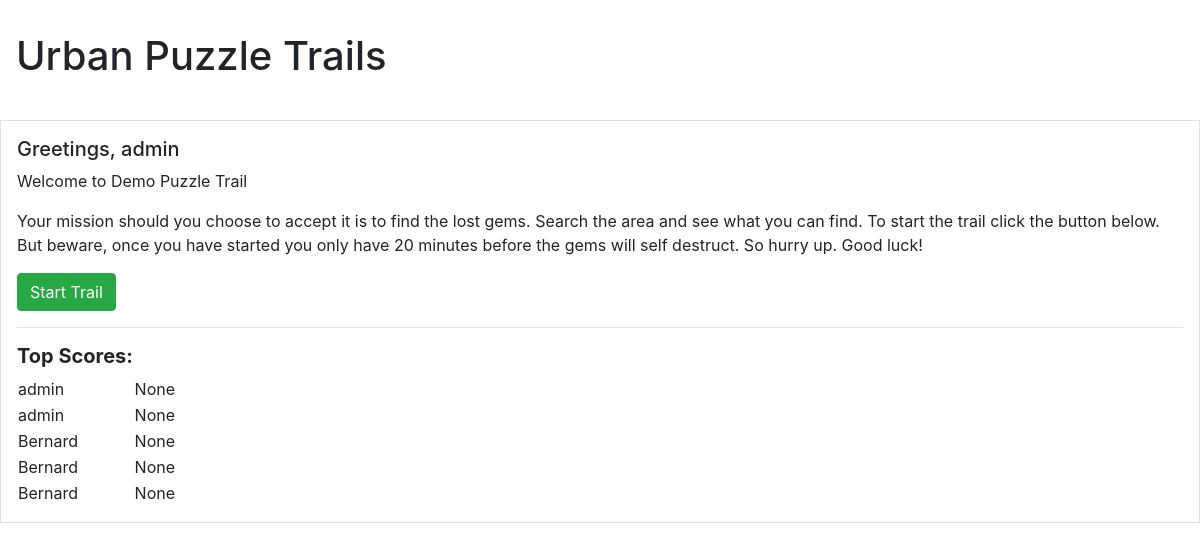
Before: / (signed in) with the older database file.
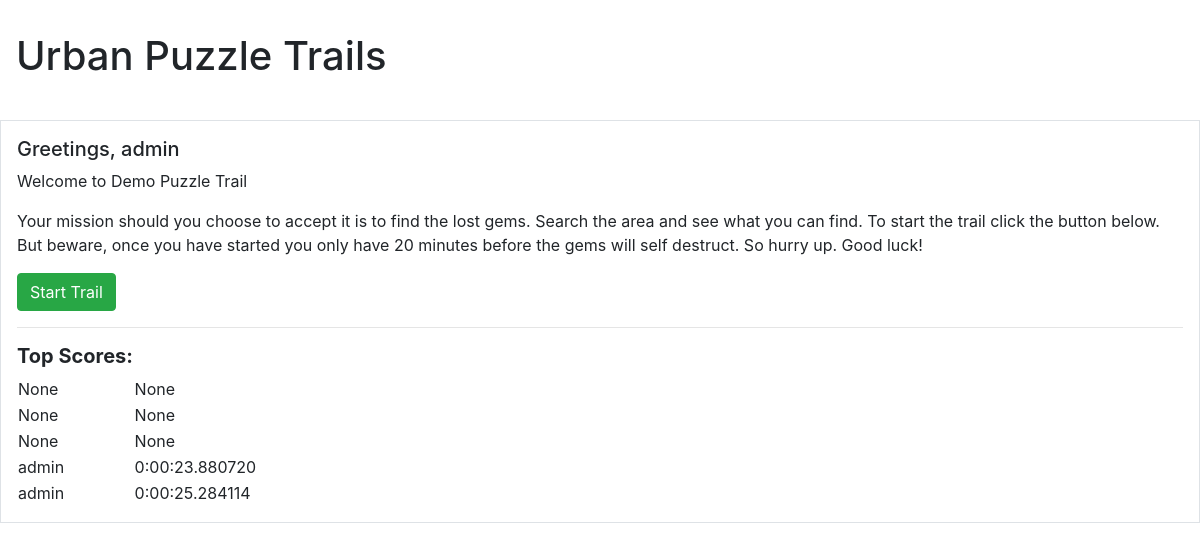
After: the same page with the newer database file.
### trail/models.py (models this page shows)
class Trail(models.Model):
    trail_name = models.CharField(max_length=120) # max_length = required
    trail_description = models.TextField(blank=True, null=True)
    trail_mission = models.CharField(max_length=75, default="This is a mission")
    trail_total_items = models.IntegerField(default=0) # CharField(max_length=75, default="This is a mission")

class Game(models.Model):
    game_name = models.CharField(max_length=120)
    game_mission = models.TextField(blank=True, null=True)
    game_player = models.ForeignKey(User, null=True, on_delete=models.SET_NULL)
    game_url = models.CharField(max_length=16)
    game_start = models.DateTimeField(auto_now_add=True)
    game_inventory = models.ManyToManyField(Item, blank=True)
    game_total_items = models.IntegerField(default=0)
    game_trail = models.ForeignKey(Trail, null=True, on_delete=models.SET_NULL)
    game_duration = models.DurationField(null=True)
    game_progress = models.IntegerField(default=0)
    game_status = models.CharField(default='Not Started', max_length=20)
    game_event_list = models.ManyToManyField(Events, blank=True)

### trail/views.py (the view, shortened to what this page needs)
# urls.py: path('', trail_main_view, name='trail_main_view'),
@login_required(login_url='/login/')
def trail_main_view(request, id=1):
    trail_data = get_object_or_404(Trail, id=id)
    top_score_games = get_high_scores(5)
    context = {
        "object": trail_data,
        "top_scores": top_score_games,
        }
    return render(request, "trail/trail_main.html", context)

### trail/utility_functions.py (called while the page is built)
def get_high_scores(number):
    games_list = Game.objects.order_by('game_duration')[:number]
    print(games_list)
    game_data = games_list[0]
    print(game_data)
    for game in games_list:
        print('*** %s  -  %s ***' % (game.game_player, game.game_duration))
    return games_list

### templates/trail/trail_main.html (shortened to what this page needs)
{% extends 'base.html' %}
{% block heading %}Urban Puzzle Trails{% endblock %}
{% block content %}
  <div class="description">
        <h5>Greetings, {{ user }}</h5>
        <p>Welcome to {{ object.trail_name }}</p>
        <p>{{ object.trail_description  }}</p>
        <form method="post">
            <button type="submit" class="btn btn-success">Start Trail</button>
        </form>
</div>
<hr>
<div>
    <h5><b>Top Scores:</b></h5>
    <table style="width:50%">
      <col width="20%">
      <col width="80%">
        {% for game in top_scores %}
            <tr>
                <td>{{ game.game_player }}</td>
                <td>{{ game.game_duration }}</td>
            </tr>
        {% endfor %}
    </table>
</div>
{% endblock %}

### templates/base.html (shortened to what this page needs)
<!doctype html>
<html lang="en">
  <head>
    <link rel="stylesheet" href="https://maxcdn.bootstrapcdn.com/bootstrap/4.0.0/css/bootstrap.min.css">
  </head>
  <body>
    <div class="container-fluid p-3 my-3">
      <h1>{% block heading %}Heading{% endblock %}</h1>
    </div>
    <div class="container-fluid p-3 my-3 border">
         {% block content %}{% endblock %}
    </div>
  </body>
</html>

Changed rows visible on the page:
removed Game: game_player "admin", game_duration "None"
removed Game: game_player "admin", game_duration "None"
removed Game: game_player "Bernard", game_duration "None"
removed Game: game_player "Bernard", game_duration "None"
removed Game: game_player "Bernard", game_duration "None"
added Game: game_player "None", game_duration "None"
added Game: game_player "None", game_duration "None"
added Game: game_player "None", game_duration "None"
now on this page (row unchanged): Game: game_player "admin", game_duration "0:00:23.880720"
now on this page (row unchanged): Game: game_player "admin", game_duration "0:00:25.284114"
